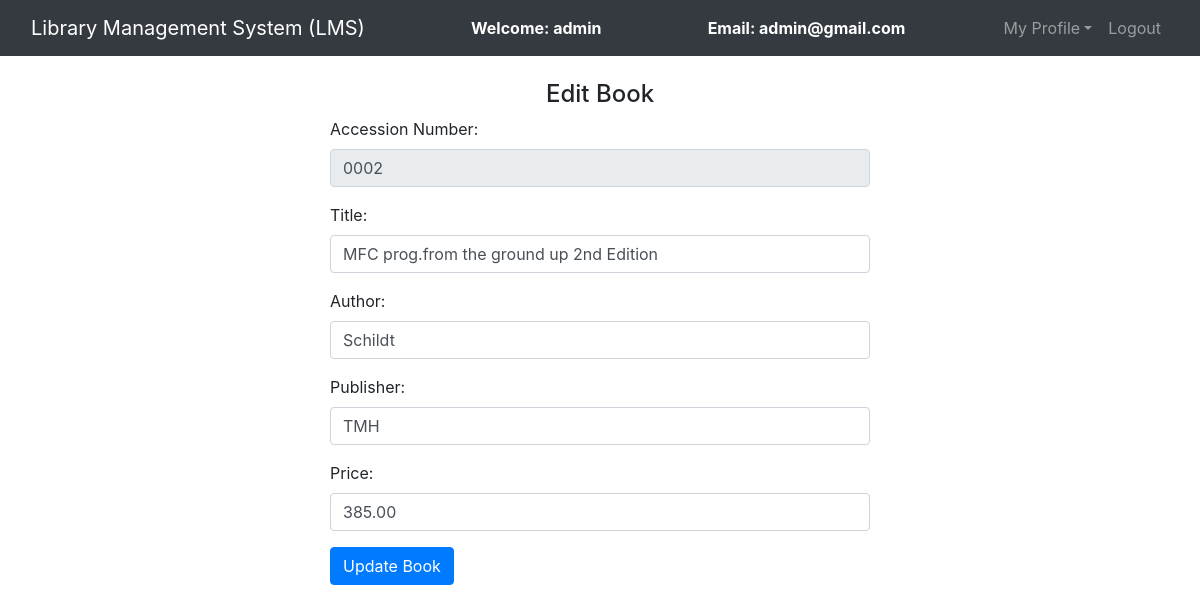
The app's page /admin/edit_book.php?an=0002 (signed in) with its own data.
### tables this page shows
CREATE TABLE `books` (
  `accession_number` char(4) NOT NULL,
  `title` varchar(255) DEFAULT NULL,
  `author` varchar(255) DEFAULT NULL,
  `publisher` varchar(255) DEFAULT NULL,
  `price` decimal(10,2) DEFAULT NULL
);

### admin/edit_book.php (the view, shortened to what this page needs)
<?php
$connection = mysqli_connect("localhost", "root", "", "lms");
if (isset($_GET['an'])) {
    $accession_number = mysqli_real_escape_string($connection, $_GET['an']);
    $query = "SELECT * FROM books WHERE accession_number = '$accession_number'";
    $result = mysqli_query($connection, $query);
    if ($result && mysqli_num_rows($result) > 0) {
        $row = mysqli_fetch_assoc($result);
        $title = $row['title'];
        $author = $row['author'];
        $publisher = $row['publisher'];
        $price = $row['price'];
    } else {
        die("Book not found.");
    }
} else {
    die("Accession Number is missing in the URL.");
}
?>
<!DOCTYPE html>
<html lang="en">
<head>
    <link rel="stylesheet" href="../bootstrap-4.4.1/css/bootstrap.min.css">
</head>
<body>
<nav class="navbar navbar-expand-lg navbar-dark bg-dark">
    <div class="container-fluid">
        <a class="navbar-brand" href="admin_dashboard.php">Library Management System (LMS)</a>
        <span class="navbar-text text-white"><strong>Welcome: <?php echo htmlspecialchars($_SESSION['name']); ?></strong></span>
        <span class="navbar-text text-white ml-3"><strong>Email: <?php echo htmlspecialchars($_SESSION['email']); ?></strong></span>
        <ul class="nav navbar-nav navbar-right">
            <li class="nav-item dropdown">
                <a class="nav-link dropdown-toggle" data-toggle="dropdown">My Profile</a>
            </li>
            <li class="nav-item"><a class="nav-link" href="../logout.php">Logout</a></li>
        </ul>
    </div>
</nav><br>
<div class="container">
    <center><h4>Edit Book</h4></center>
    <div class="row justify-content-center">
        <div class="col-md-6">
            <form action="" method="post">
                <div class="form-group">
                    <label>Accession Number:</label>
                    <input type="text" value="<?php echo htmlspecialchars($accession_number); ?>" class="form-control" disabled>
                </div>
                <div class="form-group">
                    <label>Title:</label>
                    <input type="text" name="title" value="<?php echo htmlspecialchars($title); ?>" class="form-control" required>
                </div>
                <div class="form-group">
                    <label>Author:</label>
                    <input type="text" name="author" value="<?php echo htmlspecialchars($author); ?>" class="form-control" required>
                </div>
                <div class="form-group">
                    <label>Publisher:</label>
                    <input type="text" name="publisher" value="<?php echo htmlspecialchars($publisher); ?>" class="form-control" required>
                </div>
                <div class="form-group">
                    <label>Price:</label>
                    <input type="number" step="0.01" name="price" value="<?php echo htmlspecialchars($price); ?>" class="form-control" required>
                </div>
                <button type="submit" name="update" class="btn btn-primary">Update Book</button>
            </form>
        </div>
    </div>
</div>
</body>
</html>

### records on screen
books: title "MFC prog.from the ground up 2nd Edition", author "Schildt", publisher "TMH", price "385.00"

### other values on screen
$_SESSION['name'] "admin"
$_SESSION['email'] "admin@gmail.com"
